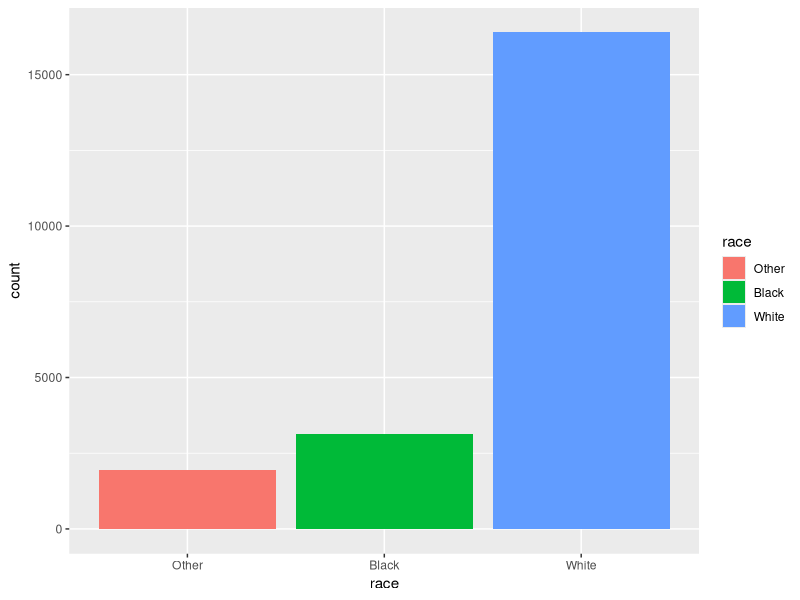
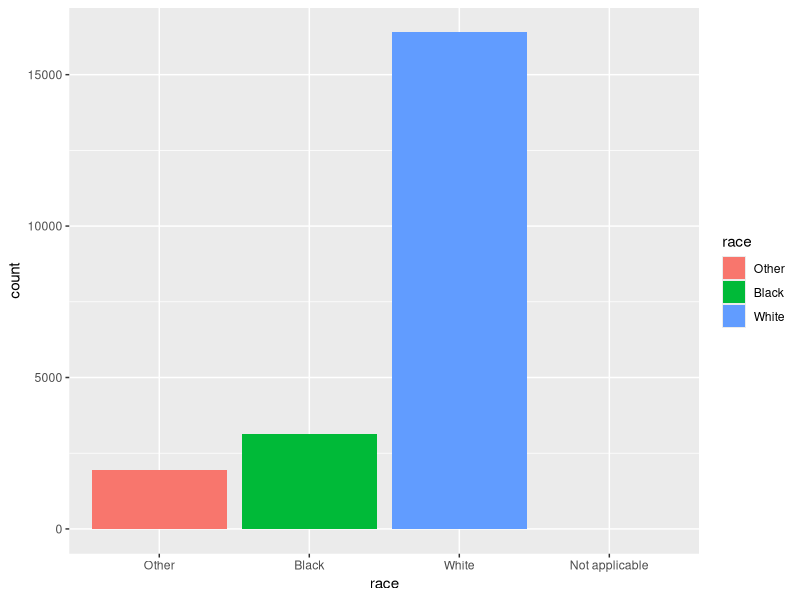
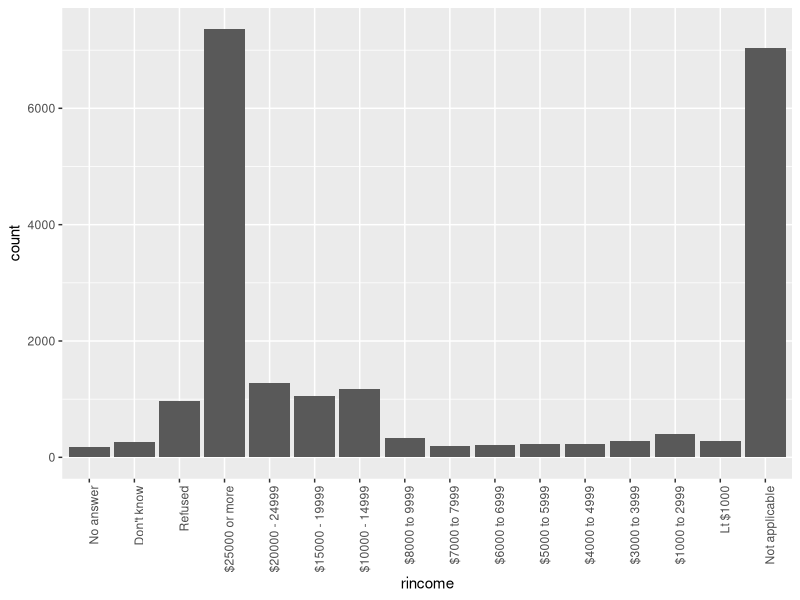
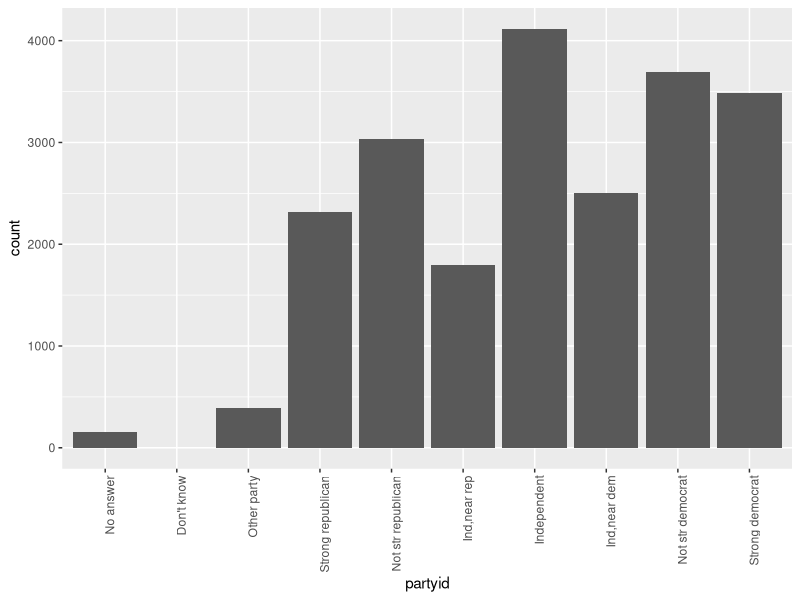
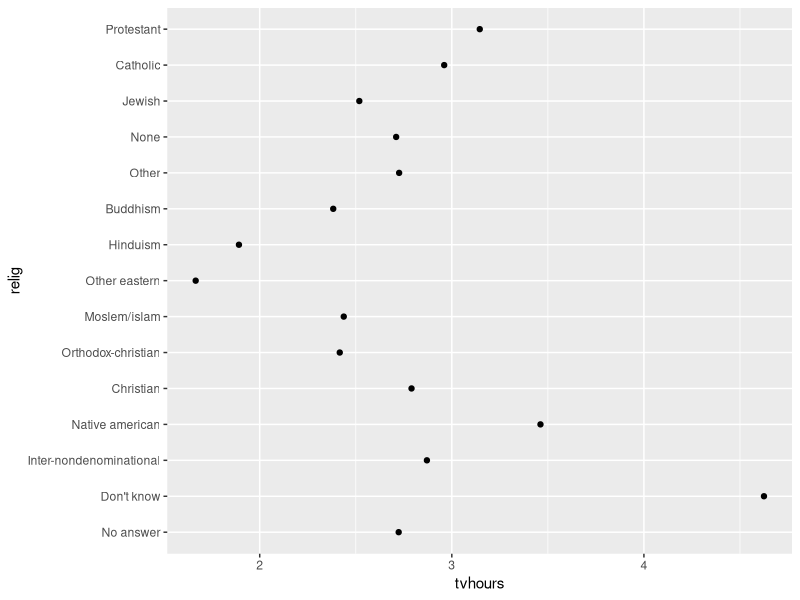
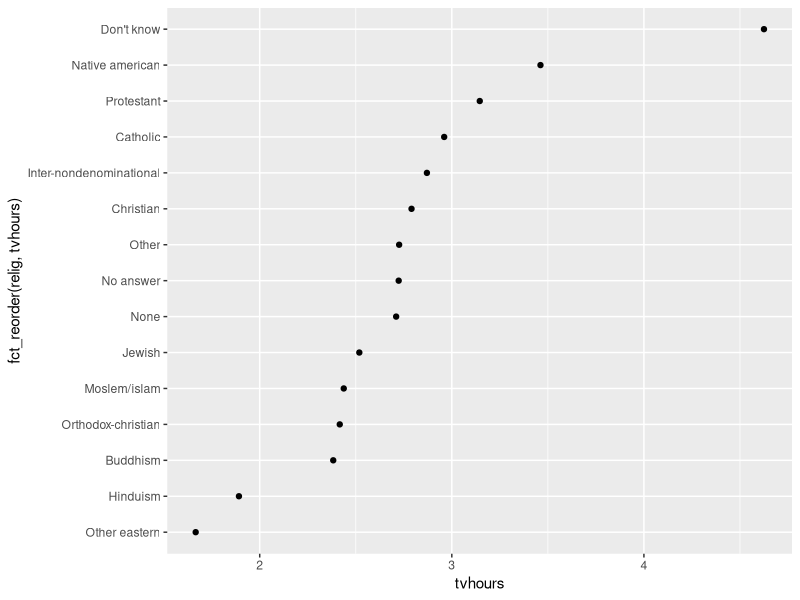
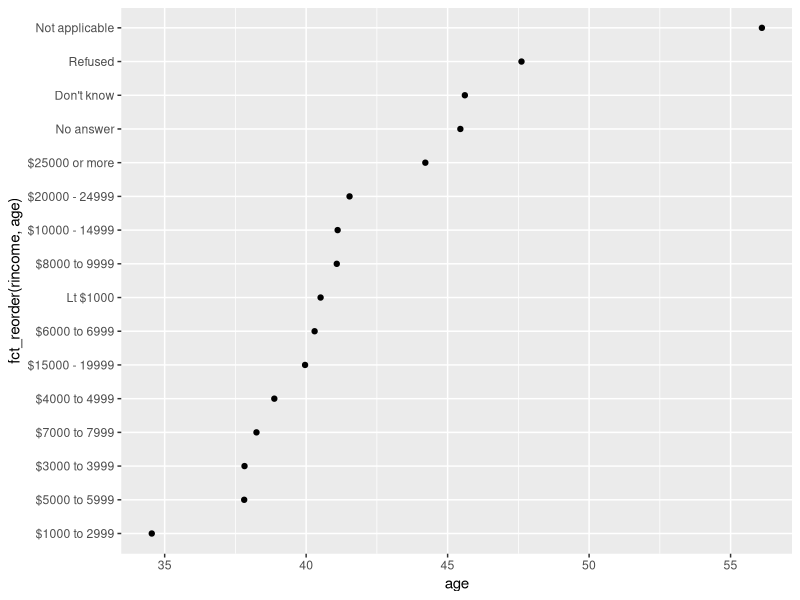

R code for these plots, in order:
#Factors
library(tidyverse)
install.packages('forcats')
library(forcats)
x1 <- c('Dec','Feb','Apr','May','Oct')
month_levels <- c('Jan','Feb','Mar','Apr','May','Jun','Jul','Aug','Sep','Oct','Nov','Dec')
y1 <- factor(x1,levels=month_levels)
y1
sort(y1)
#when u want the order to be same as the data provided
y1 <- factor(x1,levels=unique(x1))
y1
levels(y1)
forcats::gss_cat
gss_cat%>%
  dplyr::count(race)
library(ggplot2)
ggplot(gss_cat, mapping=aes(x=race,fill=race))+
  geom_bar()
?gss_cat
ggplot(gss_cat, mapping=aes(x=race,fill=race))+
  geom_bar()+
  scale_x_discrete(drop=FALSE)
gss_cat%>%
  dplyr::count(rincome)

ggplot(gss_cat,aes(x=rincome))+
  geom_bar()+
  theme(axis.text.x = element_text(angle=90,hjust=1))
ggplot(gss_cat,aes(x=partyid))+
  geom_bar()+
  theme(axis.text.x = element_text(angle=90,hjust=1))
gss_cat%>%
  dplyr::group_by(denom,relig)%>%
  dplyr::distinct(denom,relig)

library(dplyr)
relig <- gss_cat%>%
group_by(relig)%>%
  summarize(
    age=mean(age,na.rm=TRUE),
    tvhours=mean(tvhours, na.rm=TRUE),
    n=n()
  )
relig
ggplot(relig,aes(x=tvhours,y=relig))+
  geom_point()
ggplot(relig,aes(x=tvhours,y=fct_reorder(relig,tvhours)))+
  geom_point()

gss_cat%>%
  group_by(rincome)%>%
  summarize(
    age=mean(age,na.rm=TRUE),
    tvhours=mean(tvhours, na.rm=TRUE),
    n=n()
  )%>%
  ggplot(aes(x=age,y=fct_reorder(rincome,age)))+
  geom_point()


#Modifying factor levels
gss_cat%>%
  count(partyid,sort=TRUE)

gss_cat%>%
  mutate(partyid= fct_recode(partyid,
                             "Republican,Strong"="Strong republican",
                             "Democrat, Strong"='Strong democrat',
                             "Democrat, Weak"="Not str democrat",
                             "Independent, near Rep"="Ind,near rep",
                             "Independent, near Dem"="Ind,near dem",
                             "Republican, Weak"="Not str republican"))%>%
  count(partyid)

#Combine two or more levels into one

gss_cat%>%
  mutate(partyid= fct_recode(partyid,
                             "Republican,Strong"="Strong republican",
                             "Democrat, Strong"='Strong democrat',
                             "Democrat, Weak"="Not str democrat",
                             "Independent, near Rep"="Ind,near rep",
                             "Independent, near Dem"="Ind,near dem",
                             "Republican, Weak"="Not str republican",
                             "Other"="No answer",
                             "Other"="Don't know",
                             "Other"="Other party"))%>%
  count(partyid)
